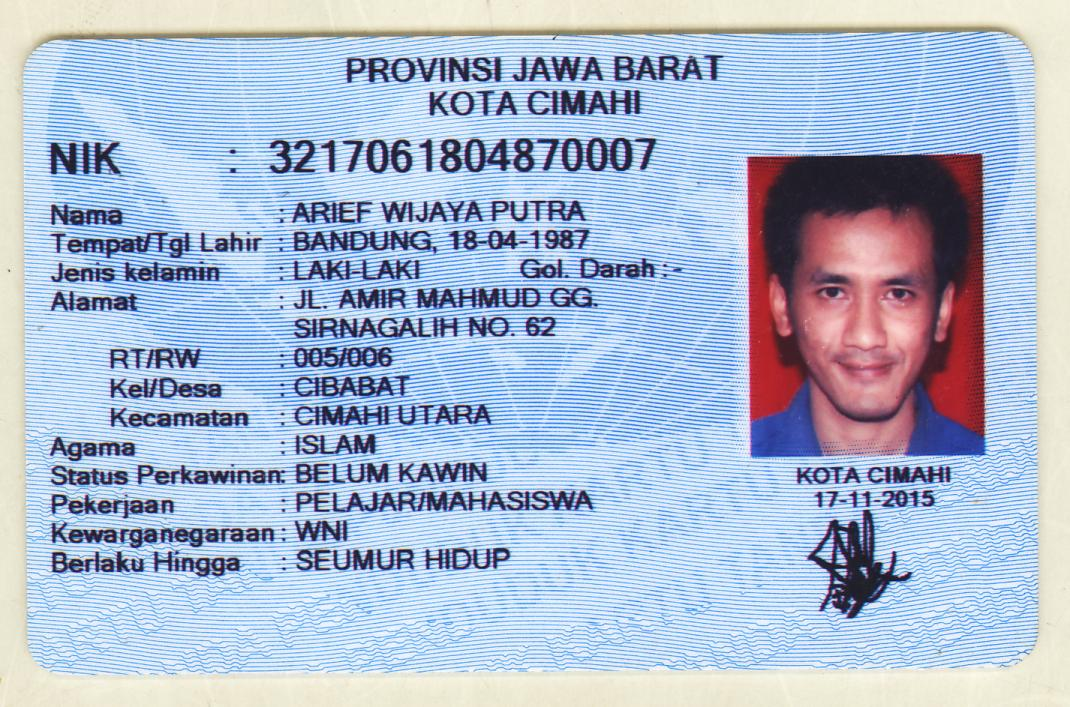
#> input picture ktp_streamlit/temp_image.jpg, 1070 x 707 px
$ python ktp_ocr.py
#> lines starting #> are read from the running program, lines starting #| are printed output that depends on the picture
#> further down, bgr_image is the input picture: shape (707, 1070, 3); mean B, G, R 207.4, 185.7, 171.3
import re
import cv2
import pytesseract
import matplotlib.pyplot as plt


def ktp_scan(image_path):
    # Load the image
    img = cv2.imread(image_path)

    # Convert the image to grayscale
    gray = cv2.cvtColor(img, cv2.COLOR_BGR2GRAY)

    # Apply thresholding to preprocess the image
    ret, thresh = cv2.threshold(img, 127, 255, cv2.THRESH_BINARY)

    # Tampilkan gambar setelah thresholding
    plt.imshow(thresh, cmap='gray')
    plt.title('Hasil Global Thresholding')
    plt.axis('off')
    plt.show()

    # Use pytesseract to extract text from the image
    text = pytesseract.image_to_string(thresh)

    print(text)

def read_ktp(ktp_path):
#> called with ktp_path = 'temp_image.jpg'
    img = cv2.imread(ktp_path)
    gray = cv2.cvtColor(img, cv2.COLOR_BGR2GRAY)
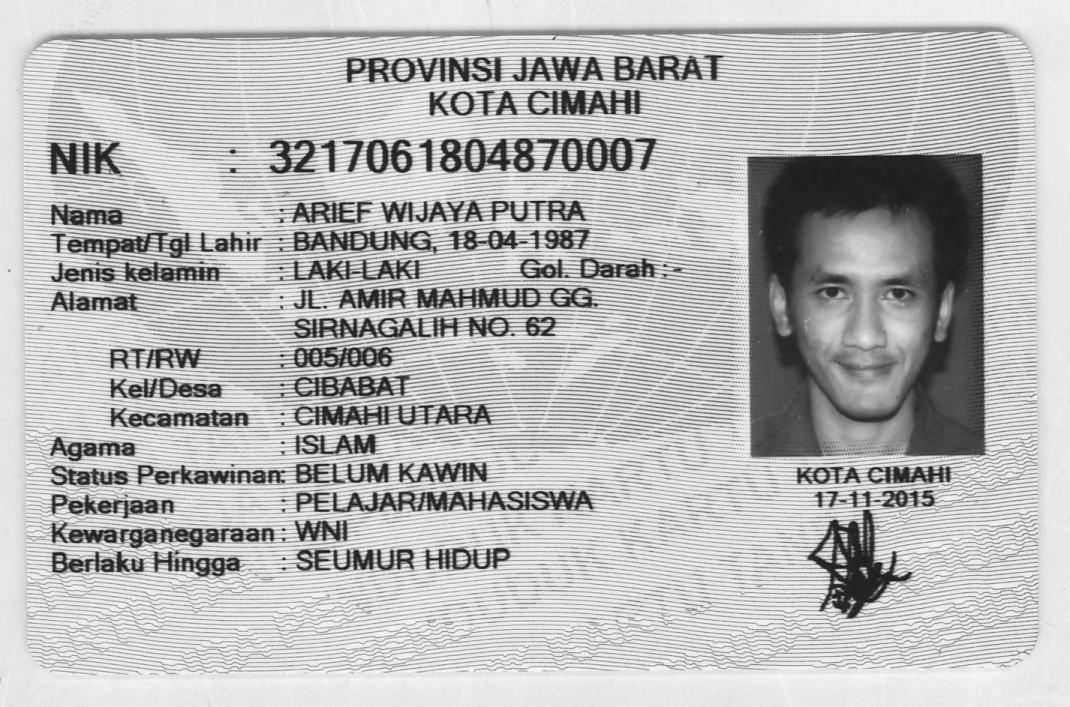
#> gray: shape (707, 1070); min 12, max 254, mean 183.9

    th, threshed = cv2.threshold(gray, 127, 255, cv2.THRESH_TRUNC)
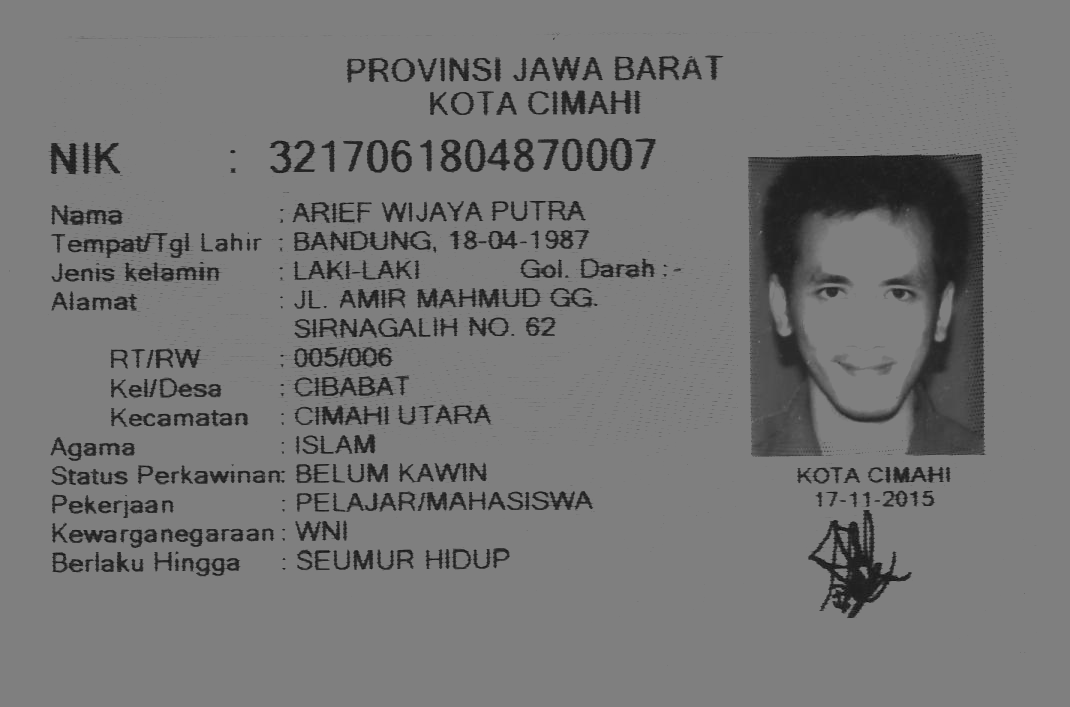
#> threshed: shape (707, 1070); min 12, max 127, mean 117.3
    threshed = threshed[5:650][20:1000]
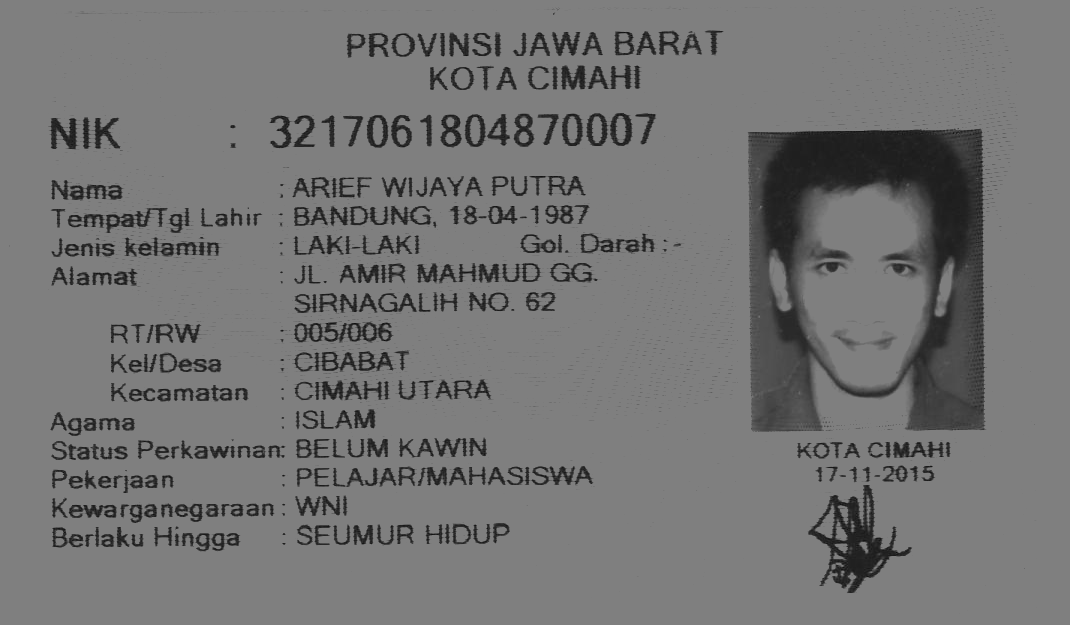
#> threshed: shape (625, 1070); min 12, max 127, mean 116

#> (the run stopped early here; a loop or call above may not have finished)
